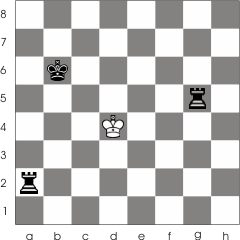
#> input picture Part B/imgs/chess.png, 240 x 240 px
$ python Hough3.py
#> lines starting #> are read from the running program, lines starting #| are printed output that depends on the picture; after the words box and inside, x2 and y2 are one past the last pixel; in counts of white or black regions, pixels touching at a corner belong together
# usage: `python ~/Desktop/hough_by_hand.py 1994-654-12_v02.tif`
# output is a plot that pops up

import cv2
import numpy as np
from matplotlib import pyplot as plt
import sys
import math
import pdb

# Loading image
imgpath = './../imgs/chess.png'
# [4 lines of commented-out code are left out]

img_orig = cv2.imread(imgpath)
#> img_orig is the input picture: shape (240, 240, 3); mean B, G, R 196.4, 196.9, 197.3
img = img_orig[:,:,::-1] # color channel plotting mess http://stackoverflow.com/a/15074748/2256243

# http://nabinsharma.wordpress.com/2012/12/26/linear-hough-transform-using-python/
def hough_transform(img_bin, theta_res=1, rho_res=1):
  nR,nC = img_bin.shape
  theta = np.linspace(-90.0, 0.0, np.ceil(90.0/theta_res) + 1.0)
  theta = np.concatenate((theta, -theta[len(theta)-2::-1]))

  D = np.sqrt((nR - 1)**2 + (nC - 1)**2)
  q = np.ceil(D/rho_res)
  nrho = 2*q + 1
  rho = np.linspace(-q*rho_res, q*rho_res, nrho)
  H = np.zeros((len(rho), len(theta)))
  for rowIdx in range(nR):
    for colIdx in range(nC):
      if img_bin[rowIdx, colIdx]:
        for thIdx in range(len(theta)):
          rhoVal = colIdx*np.cos(theta[thIdx]*np.pi/180.0) + \
              rowIdx*np.sin(theta[thIdx]*np.pi/180)
          rhoIdx = np.nonzero(np.abs(rho-rhoVal) == np.min(np.abs(rho-rhoVal)))[0]
          H[rhoIdx[0], thIdx] += 1
  return rho, theta, H

def top_n_rho_theta_pairs(ht_acc_matrix, n, rhos, thetas):
  '''
  @param hough transform accumulator matrix H (rho by theta)
  @param n pairs of rho and thetas desired
  @param ordered array of rhos represented by rows in H
  @param ordered array of thetas represented by columns in H
  @return top n rho theta pairs in H by accumulator value
  @return x,y indexes in H of top n rho theta pairs
  '''
  flat = list(set(np.hstack(ht_acc_matrix)))
  flat_sorted = sorted(flat, key = lambda n: -n)
  coords_sorted = [(np.argwhere(ht_acc_matrix == acc_value)) for acc_value in flat_sorted[0:n]]
  rho_theta = []
  x_y = []
  for coords_for_val_idx in range(0, len(coords_sorted), 1):
    coords_for_val = coords_sorted[coords_for_val_idx]
    for i in range(0, len(coords_for_val), 1):
      n,m = coords_for_val[i] # n by m matrix
      rho = rhos[n]
      theta = thetas[m]
      rho_theta.append([rho, theta])
      x_y.append([m, n]) # just to unnest and reorder coords_sorted
  return [rho_theta[0:n], x_y]

def valid_point(pt, ymax, xmax):
  '''
  @return True/False if pt is with bounds for an xmax by ymax image
  '''
  x, y = pt
  if x <= xmax and x >= 0 and y <= ymax and y >= 0:
    return True
  else:
    return False

def round_tup(tup):
  '''
  @return closest integer for each number in a point for referencing
  a particular pixel in an image
  '''
  x,y = [int(round(num)) for num in tup]
  return (x,y)

def draw_rho_theta_pairs(target_im, pairs):
  '''
  @param opencv image
  @param array of rho and theta pairs
  Has the side-effect of drawing a line corresponding to a rho theta
  pair on the image provided
  '''
  im_y_max, im_x_max, channels = np.shape(target_im)
  for i in range(0, len(pairs), 1):
    point = pairs[i]
    rho = point[0]
    theta = point[1] * np.pi / 180 # degrees to radians
    # y = mx + b form
    m = -np.cos(theta) / np.sin(theta)
    b = rho / np.sin(theta)
    # possible intersections on image edges
    left = (0, b)
    right = (im_x_max, im_x_max * m + b)
    top = (-b / m, 0)
    bottom = ((im_y_max - b) / m, im_y_max)

    pts = [pt for pt in [left, right, top, bottom] if valid_point(pt, im_y_max, im_x_max)]
    if len(pts) == 2:
      cv2.line(target_im, round_tup(pts[0]), round_tup(pts[1]), (0,0,255), 1)

bw = cv2.cvtColor(img, cv2.COLOR_BGR2GRAY)
edges = cv2.Canny(bw, threshold1 = 0, threshold2 = 50, apertureSize = 3)
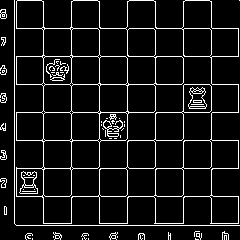
#> edges: shape (240, 240); 8.7% white in thin lines or dots
rhos, thetas, H = hough_transform(edges)
#> after the loop in hough_transform, `for rowIdx in range(nR):`:
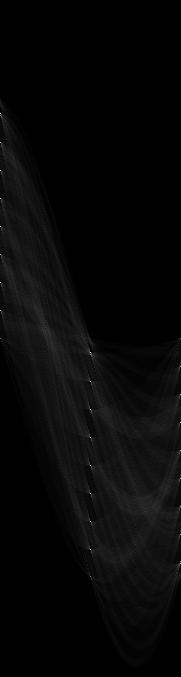
#> H: shape (677, 181) float64; min 0, max 224, mean 7.4
#> rhos = 677 values from -338 to 338; thetas = 181 values from -90 to 90

rho_theta_pairs, x_y_pairs = top_n_rho_theta_pairs(H, 10, rhos, thetas)
#> in top_n_rho_theta_pairs, `flat = list(set(np.hstack(ht_acc_matrix)))`: flat = 83 values from 0 to 224
#> in top_n_rho_theta_pairs, `flat_sorted = sorted(flat, key = lambda n: -n)`: flat_sorted = 83 values, max 224 at index 0, min 0 at index 82, mean 51.55
#> in top_n_rho_theta_pairs, `coords_sorted = [(np.argwhere(ht_acc_matrix == acc_value)) for acc_val..`: coords_sorted = 10 items
#> the loop in top_n_rho_theta_pairs, `for coords_for_val_idx in range(0, len(coords_sorted), 1):` made 10 passes
#> coords_for_val on passes 1, 2, 5, 6, 7, 8, 9, 10: [[113, 0], [352, 90], [563, 180]], [[493, 90], [521, 90], [549, 90]], [[409, 90]], [[115, 0], [561, 180]], [[354, 90]], [[576, 90]], [[338, 0], [338, 180]], [[564, 179]]
#> after the loop in top_n_rho_theta_pairs, `for coords_for_val_idx in range(0, len(coords_sorted), 1):`: rho_theta = 31 pairs, first value -225 to 238, second value -90 to 90; x_y = 31 pairs, first value 0 to 180, second value 113 to 576
#> rho_theta_pairs has the same summary as rho_theta in top_n_rho_theta_pairs; x_y_pairs has the same summary as x_y in top_n_rho_theta_pairs
im_w_lines = img.copy()
draw_rho_theta_pairs(im_w_lines, rho_theta_pairs)
#> the loop in draw_rho_theta_pairs, `for i in range(0, len(pairs), 1):` made 31 passes
#> (point, rho, theta, m, b, top, bottom) on passes 1, 3, 7, 8, 9, 10, 11, 12: ([-225, -90], -225, -1.57, 6.12e-17, 225, (-3.67e+18, 0), (2.45e+17, 240)), ([225, 90], 225, 1.57, -6.12e-17, 225, (3.67e+18, 0), (-2.45e+17, 240)), ([-168, -90], -168, -1.57, 6.12e-17, 168, (-2.74e+18, 0), (1.18e+18, 240)), ([-140, -90], -140, -1.57, 6.12e-17, 140, (-2.29e+18, 0), (1.63e+18, 240)), ([-56, -90], -56, -1.57, 6.12e-17, 56, (-9.15e+17, 0), (3e+18, 240)), ([-28, -90], -28, -1.57, 6.12e-17, 28, (-4.57e+17, 0), (3.46e+18, 240)), ([28, 90], 28, 1.57, -6.12e-17, 28, (4.57e+17, 0), (-3.46e+18, 240)), ([56, 90], 56, 1.57, -6.12e-17, 56, (9.15e+17, 0), (-3e+18, 240))
#> (rho, theta, m, b, left, right, top, bottom) on passes 2, 4, 5, 6, 18, 20: (14, 0, -inf, inf, (0, inf), (240, nan), (nan, 0), (nan, 240)), (155, 0, -inf, inf, (0, inf), (240, nan), (nan, 0), (nan, 240)), (183, 0, -inf, inf, (0, inf), (240, nan), (nan, 0), (nan, 240)), (211, 0, -inf, inf, (0, inf), (240, nan), (nan, 0), (nan, 240)), (43, 0, -inf, inf, (0, inf), (240, nan), (nan, 0), (nan, 240)), (99, 0, -inf, inf, (0, inf), (240, nan), (nan, 0), (nan, 240))
#> after the loop in draw_rho_theta_pairs, `for i in range(0, len(pairs), 1):`:
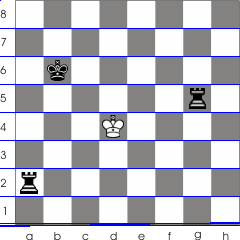
#> target_im: shape (240, 240, 3); mean R, G, B 189, 188.5, 198.2

# also going to draw circles in the accumulator matrix
for i in range(0, len(x_y_pairs), 1):
  x, y = x_y_pairs[i]
  cv2.circle(img = H, center = (x, y), radius = 12, color=(0,0,0), thickness = 1)
#> this loop made 31 passes
#> (x, y) on passes 1 to 12: (0, 113), (90, 352), (180, 563), (90, 493), (90, 521), (90, 549), (0, 170), (0, 198), (0, 282), (0, 310), (180, 366), (180, 394)
#> H: shape (677, 181) float64; 1.03% of pixels changed, all inside (x1, y1, x2, y2) = (0, 101, 181, 588)

plt.subplot(141),plt.imshow(img)
plt.title('Original Image'), plt.xticks([]), plt.yticks([])
plt.subplot(142),plt.imshow(edges,cmap = 'gray')
plt.title('Image Edges'), plt.xticks([]), plt.yticks([])
plt.subplot(143),plt.imshow(H)
plt.title('Hough Transform Accumulator'), plt.xticks([]), plt.yticks([])
plt.subplot(144),plt.imshow(im_w_lines)
plt.title('Detected Lines'), plt.xticks([]), plt.yticks([])

plt.show()
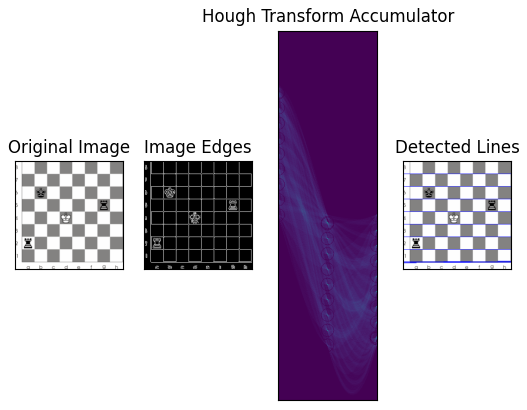
#> figure drawn by matplotlib, 4 panels
